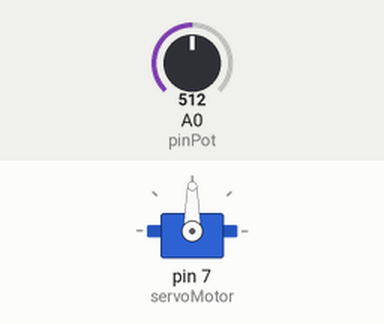
The sketch below on a simulated Arduino Uno, built with avr-gcc and run on an emulated ATmega328P. On the bench: servo. The test bench sets the inputs (shaded band); at power-on: A0 (pinPot) = 512. What the sketch prints to the serial monitor is not drawn.

Above: at 1.8 s.
1.9 s: A0 (pinPot) set to 716
At 3.0 s:
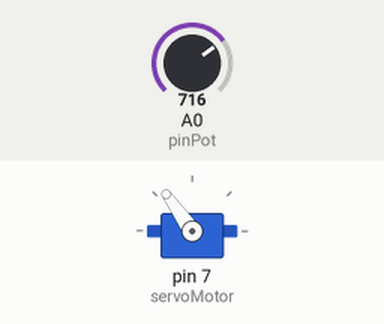
3.5 s: A0 (pinPot) set to 900
At 4.6 s:
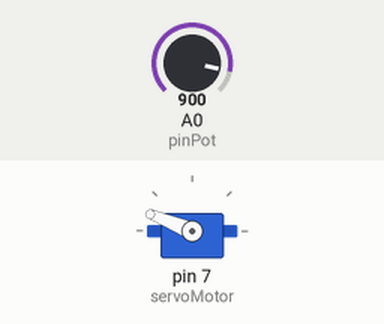
5.5 s: A0 (pinPot) set to 1023
At 7.2 s:
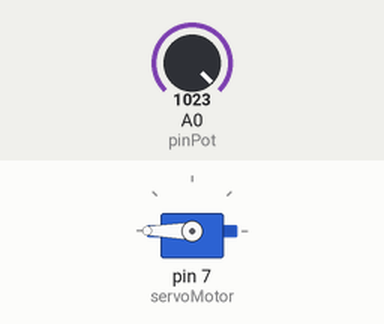
7.5 s: A0 (pinPot) set to 306
At 8.8 s:
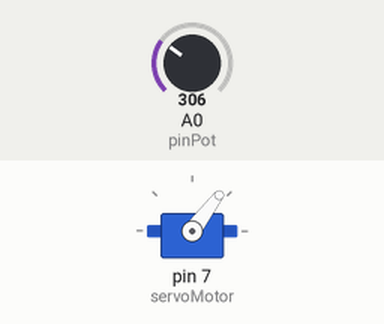
9.5 s: A0 (pinPot) set to 122
At 10.4 s:
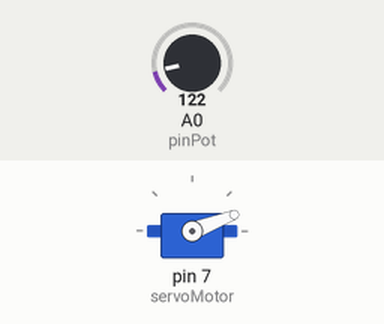
11.5 s: A0 (pinPot) set to 0
At 13.1 s:
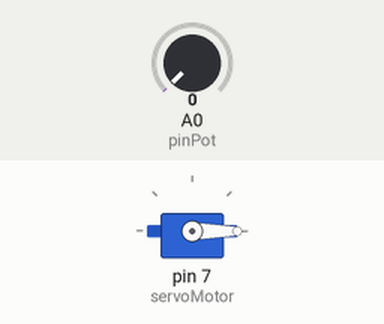
Timing chart, 0 to 14.5 s (numbered marks = the images above; inputs shaded):
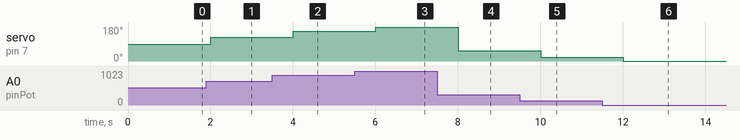

The sketch:

ServoMotor.ino
```cpp
#include<Servo.h> /* Importa o Headerfile Servo.h para controlar o Servo Motor */


Servo servoMotor; /* Instancia a classe Servo declarada na biblioteca */

int pinPot = 0; /* Porta do Potênciometro A0*/
int valPot = 0; /* Declara variavel que armazenará o valor do potênciometro */
int angulo = 0;  /* Declara variavel que armazenará o ângulo do potênciometro */

void setup() {
  // put your setup code here, to run once:
  Serial.begin(9600); /* Incia uma comunicação serial com uma velocidade de 9600 bps */
  servoMotor.attach(7); /* Indica o motor na porta 7 PWM */
}

void loop() {
  valPot = analogRead(pinPot);  /* Lê o Valor do potênciometro */
  angulo = map(valPot, 0, 1023, 0, 180); /* Converte o valor para o intervalo de graus */
  servoMotor.write(angulo); /* Envia ao servo motor o novo ângulo desejado */
  //Serial.print("Angulo")
  Serial.print(angulo); /* Imprime o valor do ângulo */
  delay(1000);   /* Espera um segundo */
}
```

Measured:
- after the input at 1.9 s, servo on pin 7 (servoMotor): 90° → 125° after 0.10 s
- after the input at 3.5 s, servo on pin 7 (servoMotor): 125° → 158° after 0.50 s
- after the input at 5.5 s, servo on pin 7 (servoMotor): 158° → 180° after 0.50 s
- after the input at 7.5 s, servo on pin 7 (servoMotor): 180° → 53° after 0.50 s
- after the input at 9.5 s, servo on pin 7 (servoMotor): 53° → 21° after 0.50 s
- after the input at 11.5 s, servo on pin 7 (servoMotor): 21° → 0° after 0.50 s
